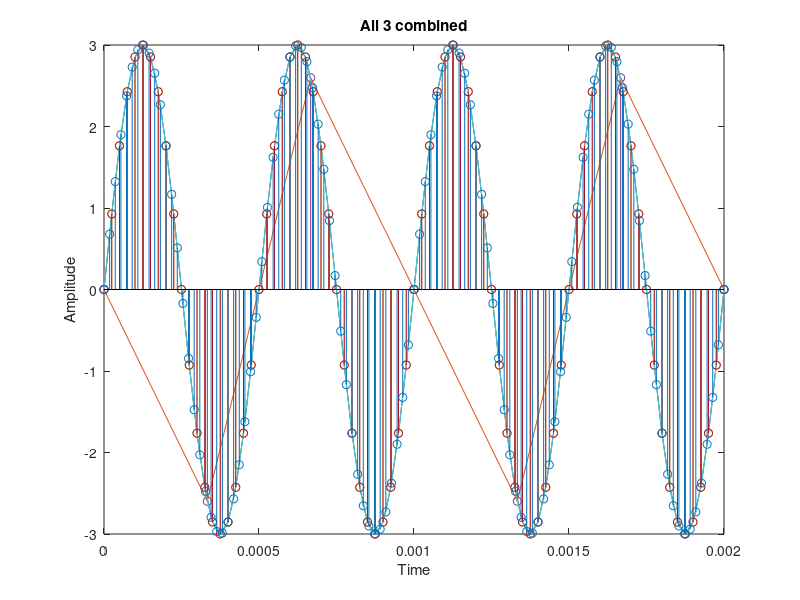

The MATLAB source for this figure: (Note: this script raises an error after producing the figure.)
clc;clear;close all;
Fs=40000;
Fm=2000;
Fs1=3000;
Fs2=55000;
t=0:1/Fs:4/Fm;
x=3*sin(2*pi*Fm*t);
plot(t,x)
stem(t,x)
%sampling for f=3Khz
t1=0:1/Fs1:4/Fm;
x1=3*sin(2*pi*Fm*t1);
plot(t,x);
hold on
plot(t1,x1);
stem(t,x)
stem(t1,x1);
title('All 3 combined');
%sampling for f=55Khz
t2=0:1/Fs2:4/Fm;
x2=3*sin(2*pi*Fm*t2);
plot(t,x);
plot(t2,x2);
stem(t,x)
stem(t2,x2)
xlabel('Time');
ylabel('Amplitude');
gtext('1541016245-Satyabrat')
